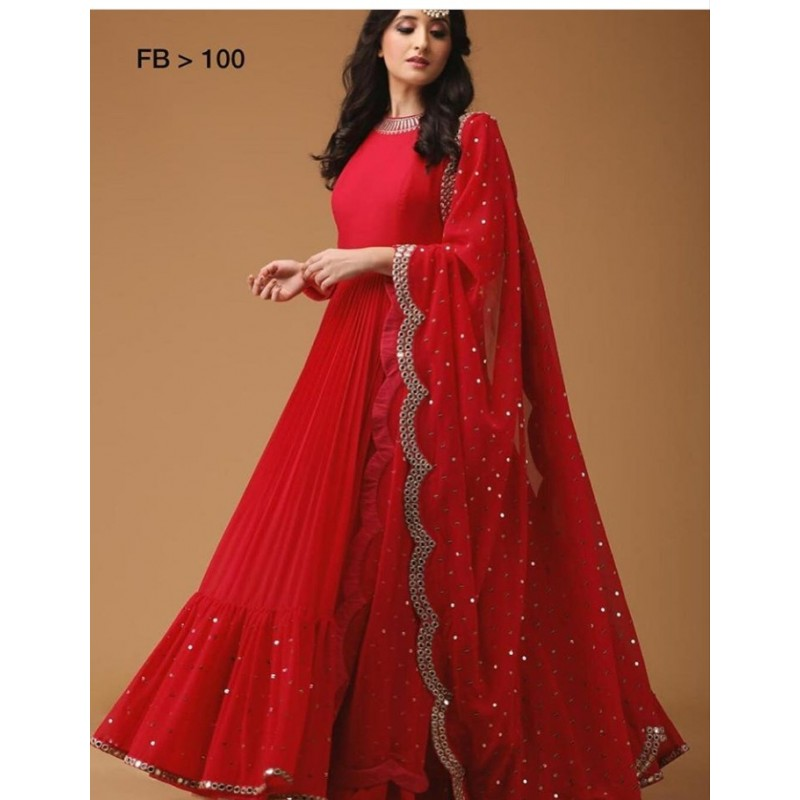
#> input picture red-dress.jpg, 800 x 800 px
$ jupyter execute removing_red_color.ipynb
#> lines starting #> are read from the running program, lines starting #| are printed output that depends on the picture
[cell 1]
import cv2
import numpy as np

[cell 2]
photo = cv2.imread('red-dress.jpg')
#> photo is the input picture: shape (800, 800, 3); mean B, G, R 99.3, 114.6, 177.1

[cell 3]
cv2.imshow('hello', photo)
cv2.waitKey(3000)
cv2.destroyAllWindows()

[cell 4]
# red parts of the photo
photo[: , : ,2]     # in cv2 module GRB color scheme is followed B==0, G==1, R==2

[cell 5]
# removing red color from photo
photo[:,:,2] = 0
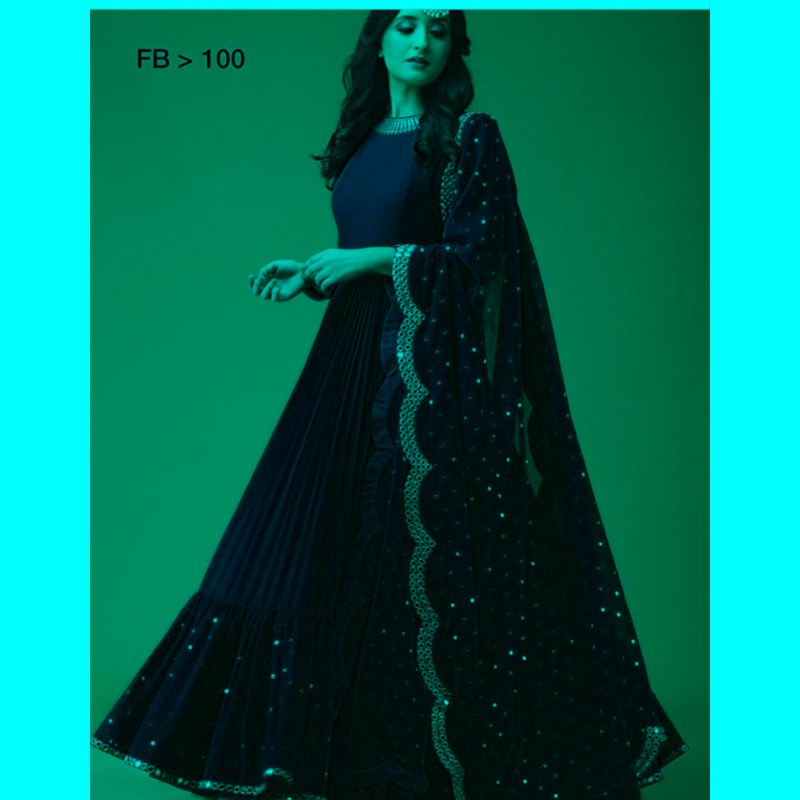
#> photo: shape (800, 800, 3); mean B, G, R 99.3, 114.6, 0
